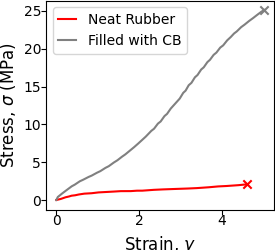

Here is the Python script that generated this plot:
#!/usr/bin/env python3
# -*- coding: utf-8 -*-
"""
created on Fri March 3 05:48:00 2023

@author: pierrekawak
"""

import sys
import numpy as np
import matplotlib.pyplot as plt
import matplotlib
matplotlib.use('tkagg')
import pandas as pd

test = 0
fontsize  = 12
labelsize = 10
figsize   = (2.75, 2.5)

neat_file_name   = "Unfilled.csv"
filled_file_name = "CB.csv"

neat_df          = pd.read_csv(neat_file_name, index_col=False, delimiter=',', header=None) 
filled_df        = pd.read_csv(filled_file_name, index_col=False, delimiter=',', header=None)

neat_df   = neat_df.sort_values(by=neat_df.columns[0])
filled_df = filled_df.sort_values(by=filled_df.columns[0])

fig, ax = plt.subplots(1, 1, sharex=True, figsize=figsize, constrained_layout=test)

ax.plot(neat_df.iloc[:, 0]/100, neat_df.iloc[:, 1], color='r', label="Neat Rubber")
ax.plot(filled_df.iloc[:, 0]/100, filled_df.iloc[:, 1], color='#808080', label="Filled with CB")

ax.tick_params(axis='both', labelsize=labelsize, pad=0)
#ax.set_yscale('log')
ax.set_ylabel(r"Stress, $\sigma$ (MPa)", fontsize=fontsize)#, labelpad=10)
ax.set_xlabel(r"Strain, $\gamma$", fontsize=fontsize)#, labelpad=10)
ax.legend(loc='best', fontsize=labelsize, handlelength=1.3)

#ax.set_xlim(0, 450)
#ax.set_ylim(0, 23)

ax.scatter(neat_df.iloc[-1, 0]  /100, neat_df.iloc[-1, 1], color='r', marker='x')
ax.scatter(filled_df.iloc[-1, 0]/100, filled_df.iloc[-1, 1], color='#808080', marker='x')

if test == 0:
  plt.subplots_adjust(left=0.167, bottom=0.162, right=0.998, top=0.998)
import os
basename = os.path.splitext(__file__)[0]
plt.savefig(basename+".pdf")
plt.savefig(basename+".png")

ax.set_xlim(ax.get_xlim()[0], ax.get_xlim()[1])
ax.plot([ax.get_xlim()[0], ax.get_xlim()[1]], [2, 2], color='k', ls='--', label="Loading at 2 MPa")
ax.legend(loc='best', fontsize=labelsize, handlelength=1.3)
plt.savefig(basename+".2.pdf")
